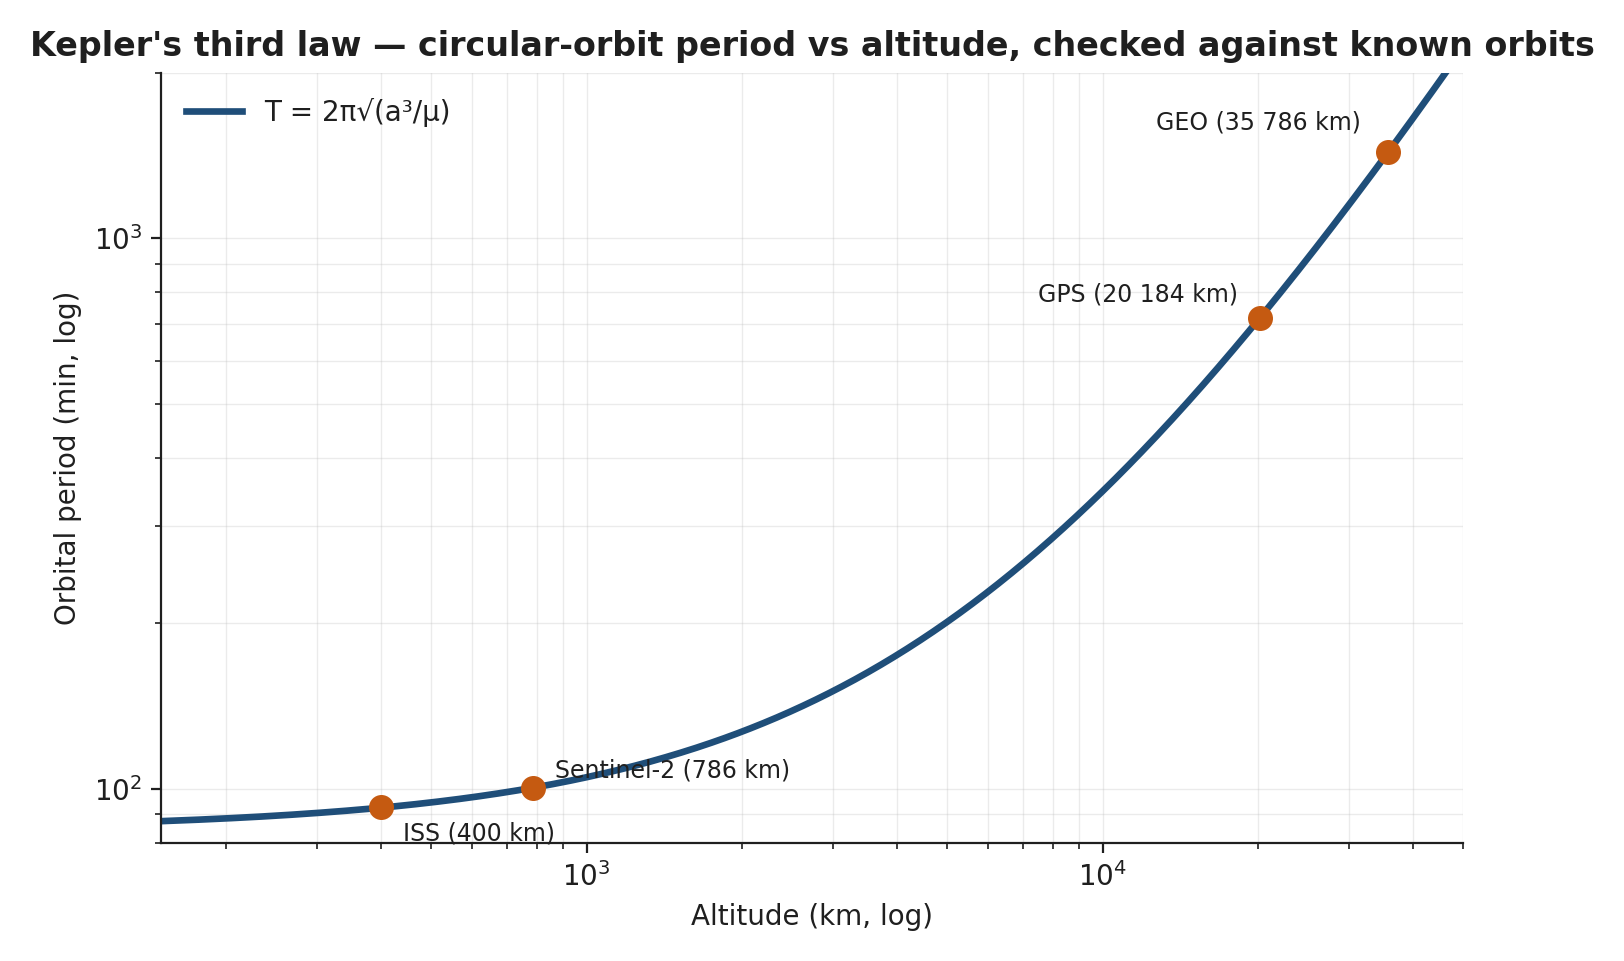

Python code for this plot:
"""Kepler's third law verification — period vs altitude for known orbits."""
from pathlib import Path

import numpy as np
import matplotlib.pyplot as plt
from oer_style import apply_style, COLORS, save

apply_style()
fig, ax = plt.subplots(figsize=(8.4, 5.0))

mu = 398_600.4418
RE = 6378.137

h = np.logspace(np.log10(150), np.log10(50000), 600)
a = RE + h
T = 2 * np.pi * np.sqrt(a**3 / mu) / 60

ax.plot(h, T, lw=2.4, color=COLORS["accent"], label="T = 2π√(a³/μ)")

points = [
    ("ISS (400 km)",         400,   92.7, (8, -12)),
    ("Sentinel-2 (786 km)",  786,  100.4, (8, 4)),
    ("GPS (20 184 km)",    20184,  718,   (-8, 6)),
    ("GEO (35 786 km)",    35786, 1436,   (-10, 8)),
]
for name, alt, T_known, off in points:
    ax.plot(alt, T_known, "o", ms=8, color=COLORS["accent_2"], zorder=5)
    ax.annotate(name, (alt, T_known), xytext=off, textcoords="offset points",
                fontsize=8.5, color=COLORS["ink"],
                ha="left" if off[0] > 0 else "right", annotation_clip=True)

ax.set_xlabel("Altitude (km, log)")
ax.set_ylabel("Orbital period (min, log)")
ax.set_title("Kepler's third law — circular-orbit period vs altitude, checked against known orbits")
ax.set_xscale("log")
ax.set_yscale("log")
ax.grid(True, which="both", alpha=0.3)
ax.legend(loc="upper left", fontsize=10)
ax.set_xlim(150, 50000)
ax.set_ylim(80, 2000)
save(fig, Path(__file__).stem)
